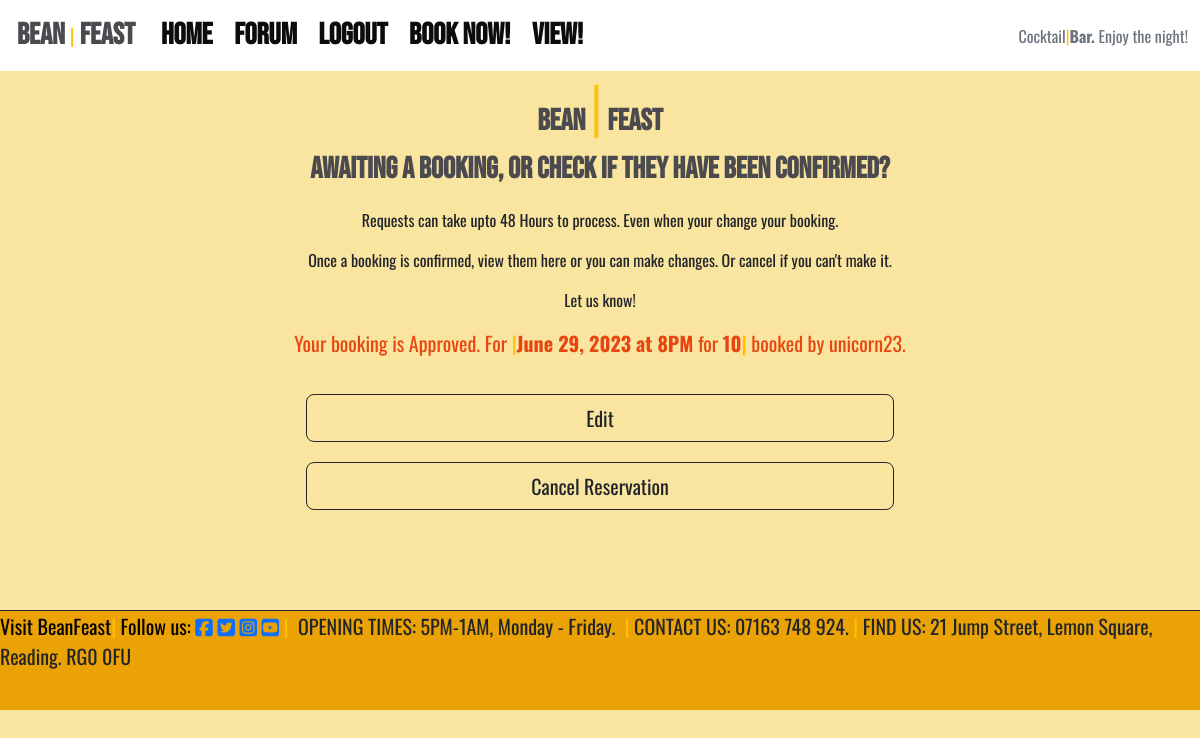
The page /view/ (signed in) on the database its author committed.
### bookings/models.py (models this page shows, shortened)
class Item(models.Model):
    name = models.ForeignKey(User, on_delete = models.CASCADE)
    email = models.EmailField()
    date = models.DateField()
    time = models.CharField(
    max_length = 8, choices = TIME_SLOTS, default = '5PM')
    people = models.PositiveIntegerField(default = 1, validators = [
    MinValueValidator(1), MaxValueValidator(10)])
    booked = models.BooleanField(
    'HAPPY TO SEND FOR APPROVAL? TICK BOX.',
    null = False, blank = False, default = False)
    created_on = models.DateTimeField(auto_now_add = True)
    status = models.IntegerField(choices = STATUSS, default = 0)
    approve = models.BooleanField(default = False)
    class Meta:
        ordering = ['-created_on']

### bookings/views.py (the view)
# urls.py: path('view/', views.get_bookings_sheet, name = 'get_bookings_sheet'),
def get_bookings_sheet(request):
    items = Item.objects.all()
    reservation = Reservation.objects.all()
    appointment = reservation.filter(approve = True).order_by("made_on")
    sheet = {
        'items': items,
        'appointment': appointment,
    }
    return render(request, 'bookings/bookings_sheet.html', sheet)

### templates/bookings/bookings_sheet.html (shortened to what this page needs)
{% extends "base.html" %}
{% block content %}
<div class="jumbotron jumbotron-fluid">
    <div class="container text-center">
        <h1 class="display-4"><span class="beanfeast">Bean</span><span class="text-warning">|</span><span><strong
                    class="beanfeast">Feast</strong></span></h1>
        <p class="beanfeast">Awaiting a booking, or check if they have been confirmed?</p>
        <p>Requests can take upto 48 Hours to process. Even when your change your booking.</p>
        <p>Once a booking is confirmed, view them here or you can make changes. Or cancel if you can't make it.</p>
        <p>Let us know!</p>
    </div>
</div>
<div class="text-center container-fluid">
    {% for item in items %}
    {% if item.approve %}
    <p class="approve">
        Your booking is Approved. For <span class="text-warning">|</span><strong>{{ item.date }}
            at {{ item.time }}</strong>
        for <strong>{{ item.people }}<span class="text-warning">|</span></strong> booked by {{ item.name }}.
    </p>
    <p>
        <a href="/edit/{{ item.id }}">
            <button class="btn btn-lg btn-outline-dark">Edit</button></a>
        <a href="/cancel/{{ item.id }}">
            <button type="button" class="btn btn-lg btn-outline-dark">Cancel
                Reservation</button></a>
    </p>
    {% endif %}
    {% empty %}
    <p class="text-danger font-italic beanfeast">You have no bookings with us yet...</p>
    {% endfor %}
</div>
{%endblock%}

### static/css/style.css (style rules this page uses)
html, body { margin: 0; padding: 0; background-color: #fae5a0; }
p, div { font-family: 'Oswald', sans-serif; }
.btn { width: 50%; margin-top: 20px; }
.beanfeast { font-family: 'Bebas Neue', sans-serif; font-size: 30px; font-weight: 700; color: #4A4A4F; padding: 0 5px 0 5px; }
.approve { font-size: 20px; color: #E84610; transition: width 1s; }

### rows shown on the page
Item: date "June 29, 2023", time "8PM", people "10", name "unicorn23"
